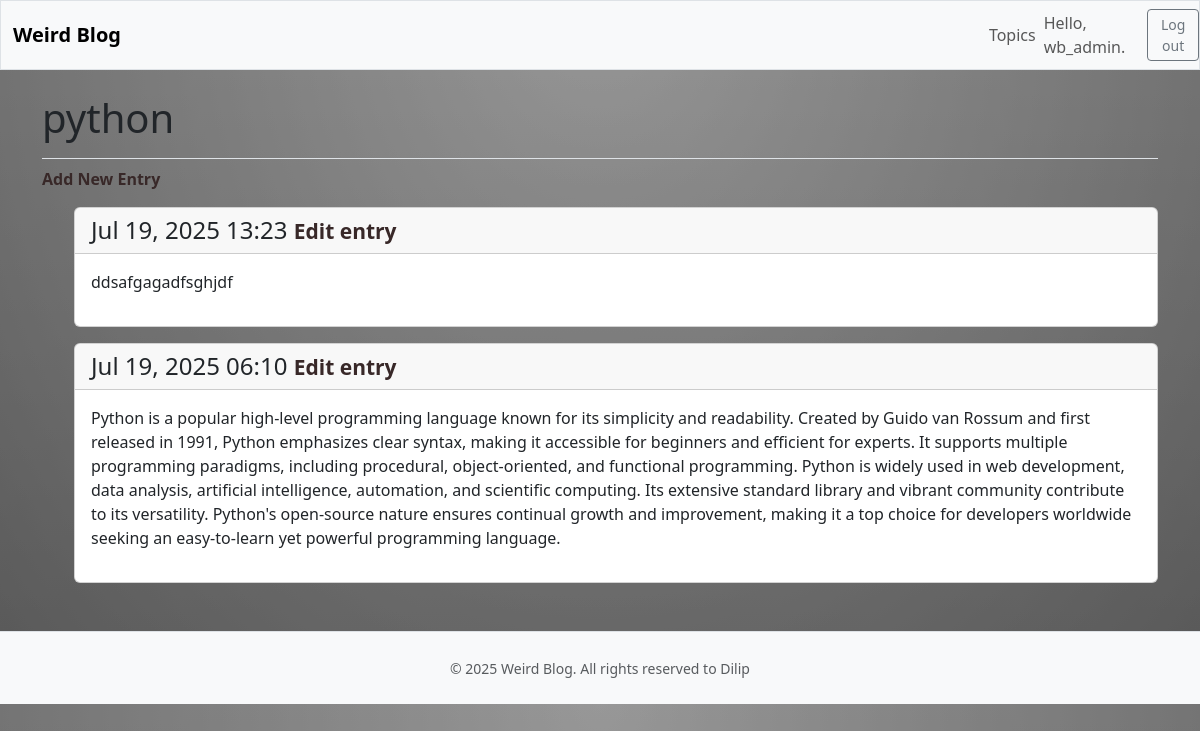
The page /topics/2/ (signed in) on the database its author committed.
### weird_blog/models.py (models this page shows, shortened)
class Topic(models.Model):
    text = models.CharField(max_length = 200)
    date_added = models.DateTimeField(auto_now_add = True)
    owner = models.ForeignKey(User, on_delete= models.CASCADE)

class Entry(models.Model):
    topic = models.ForeignKey(Topic, on_delete = models.CASCADE)
    text = models.TextField()
    date_added = models.DateTimeField(auto_now_add = True)
    class Meta():
        verbose_name_plural = 'entries'

### weird_blog/views.py (the view)
# urls.py: path('topics/<int:topic_id>/', views.topic, name = 'topic'),
@login_required
def topic(request, topic_id):
    topic = Topic.objects.get(id=topic_id)
    if topic.owner != request.user:
        raise Http404
    entries = topic.entry_set.order_by('-date_added')
    context = {'topic': topic, 'entries' : entries}
    return render(request, 'weird_blog/topic.html', context)

### weird_blog/templates/weird_blog/topic.html (shortened to what this page needs)
{% extends 'weird_blog/base.html' %}
{% load django_bootstrap5 %}
{% block page_header %}
<h1>{{topic.text}}</h1>
{% endblock page_header %}
{% block content %}
<p>
    <a href="{% url 'weird_blog:new_entry' topic.id %}" class="text-decoration-none">Add New Entry</a>
</p>
<ul>
    {% for entry in entries %}
    <div class="card mb-3">
        <h4 class="card-header">
            {{ entry.date_added|date:"M d, Y H:i" }}
            <small> <a href="{% url 'weird_blog:edit_entry' entry.id %}" class="text-decoration-none">Edit
                    entry</a></small>
        </h4>
        <div class="card-body">{{ entry.text | linebreaks }}</div>
    </div>
    {% empty %}
    <p>There are no entries for this topic yet.</p>
    {% endfor %}
</ul>
{% endblock content %}

### weird_blog/templates/weird_blog/base.html (shortened to what this page needs)
<!DOCTYPE html>
<html lang="en">
<head>
    {% load static %}
    {% load django_bootstrap5 %}
    {% bootstrap_css %}
</head>
<body>
    <nav class="navbar navbar-expand-md navbar-light bg-light mb-4 border">
        <div class="container-fluid">
            <a href="{%url 'weird_blog:index' %}" class="navbar-brand text-decoration-none">Weird Blog </a>
        </div>
        <div class="collapse navbar-collapse" id="navbarCollapse">
            <ul class="navbar-nav ms-auto mb-8 mb-md-50">
                <li class="nav-item">
                    <a href="{% url 'weird_blog:topics' %}" class="nav-link">Topics</a>
                </li>
            </ul>
            <ul class="navbar-nav ms-auto mb-2 mb-md-0">
                {% if user.is_authenticated %}
                <li class="nav-item">
                    <span class="navbar-text me-2">Hello, {{user.username }}.</span>
                </li>
                {% endif %}
            </ul>
            {% if user.is_authenticated %}
            <form action="{% url 'accounts:logout' %}" method="post">
                <button name="submit" class="btn btn-outline-secondary btn-sm">Log out</button>
            </form>
            {% endif %}
        </div>
    </nav>
    <main class="container">
        <div class="pb-2 mb-2 border-bottom">
            {% block page_header %} {% endblock page_header %}
        </div>
        <div>
            {% block content %} {% endblock content %}
        </div>
    </main>
    <footer class="text-center text-muted py-4 mt-5 border-top bg-light">
        <div>
            <small>© {% now "Y" %} Weird Blog. All rights reserved to Dilip</small>
        </div>
    </footer>
</body>
</html>

### weird_blog/templates/weird_blog/base.html (style rules this page uses)
body { background: linear-gradient(to bottom, rgba(255, 255, 255, 0.15) 0%, rgba(0, 0, 0, 0.15) 100%), radial-gradient(at top center, rgba(255, 255, 255, 0.40) 0%, rgba(0, 0, 0, 0.40) 120%) #989898; background-blend-mode: multiply, multiply; }
a { color: #382828; text-decoration: none; font-weight: bold; }

### weird_blog/templates/weird_blog/topic.html (style rules this page uses)
h4 { color: black; }

### rows shown on the page
Topic: text "python"
Entry: date_added "Jul 19, 2025 13:23", text "ddsafgagadfsghjdf"
Entry: date_added "Jul 19, 2025 06:10", text "Python is a popular high-level programming language known for its simplicity and readability. Created by Guido van Rossum and first released in 1991, Python emphasizes clear syntax, making it accessible for beginners and efficient for experts. It supports multiple programming paradigms, including procedural, object-oriented, and functional programming. Python is widely used in web development, data analysis, artificial intelligence, automation, and scientific computing. Its extensive standard library and vibrant community contribute to its versatility. Python's open-source nature ensures continual growth and improvement, making it a top choice for developers worldwide seeking an…"

### other values the page prints
{{ user.username }} "wb_admin"
